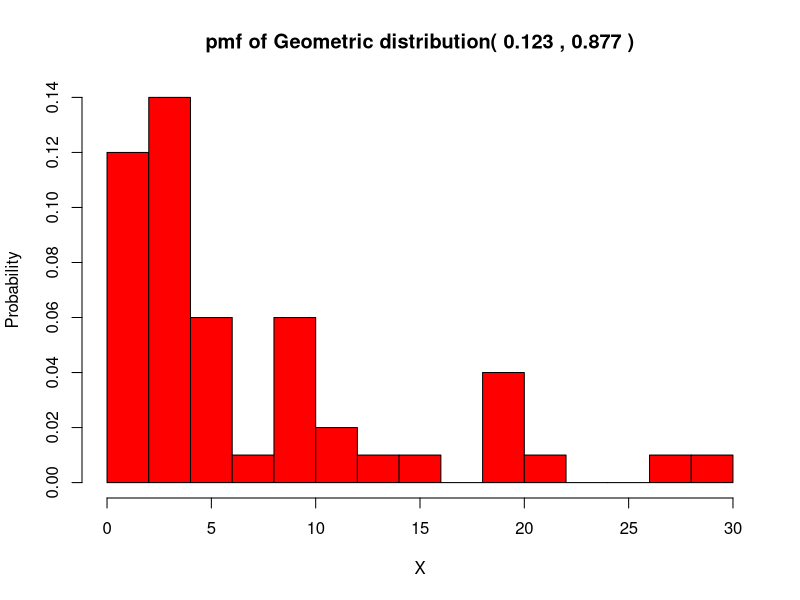

R code for this plot:
U<-runif(50)
X<-vector("numeric")
p=0.123
q=1-p
for(i in 1:50)
{
	X[i]=(floor(log(U[i])/log(q))+1)
}
print(X)
frequency<-array(0,50)
for (i in 1:50) 
{
	frequency[X[i]]=frequency[X[i]]+1
}
print(frequency)
probability<-array(0,50)
for (i in 1:50)
{
	probability[i]=frequency[i]/50
}
print(probability)
png("assign6q1.png")
hist(X,col="red",main=paste("pmf of Geometric distribution(",p,",",q,")"),xlab="X",ylab="Probability", freq=FALSE, breaks=15)